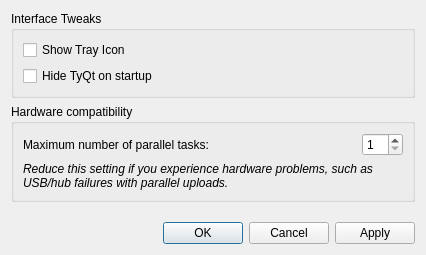
<?xml version="1.0" encoding="UTF-8"?>
<ui version="4.0">
 <class>PreferencesDialog</class>
 <widget class="QDialog" name="PreferencesDialog">
  <property name="geometry">
   <rect>
    <x>0</x>
    <y>0</y>
    <width>426</width>
    <height>255</height>
   </rect>
  </property>
  <property name="windowTitle">
   <string>TyQt Preferences</string>
  </property>
  <property name="windowIcon">
   <iconset resource="tyqt.qrc">
    <normaloff>:/tyqt</normaloff>:/tyqt</iconset>
  </property>
  <layout class="QVBoxLayout" name="verticalLayout">
   <item>
    <widget class="QGroupBox" name="groupBox_2">
     <property name="title">
      <string>Interface Tweaks</string>
     </property>
     <layout class="QVBoxLayout" name="verticalLayout_3">
      <item>
       <widget class="QCheckBox" name="showTrayIconCheck">
        <property name="text">
         <string>Show Tray Icon</string>
        </property>
       </widget>
      </item>
      <item>
       <widget class="QCheckBox" name="hideOnStartupCheck">
        <property name="text">
         <string>Hide TyQt on startup</string>
        </property>
       </widget>
      </item>
     </layout>
    </widget>
   </item>
   <item>
    <widget class="QGroupBox" name="groupBox">
     <property name="title">
      <string>Hardware compatibility</string>
     </property>
     <layout class="QVBoxLayout" name="verticalLayout_2">
      <item>
       <layout class="QHBoxLayout" name="horizontalLayout">
        <item>
         <widget class="QLabel" name="label">
          <property name="text">
           <string>Maximum number of parallel tasks:</string>
          </property>
         </widget>
        </item>
        <item>
         <spacer name="horizontalSpacer">
          <property name="orientation">
           <enum>Qt::Horizontal</enum>
          </property>
          <property name="sizeHint" stdset="0">
           <size>
            <width>40</width>
            <height>20</height>
           </size>
          </property>
         </spacer>
        </item>
        <item>
         <widget class="QSpinBox" name="maxTasksSpin">
          <property name="minimum">
           <number>1</number>
          </property>
          <property name="maximum">
           <number>32</number>
          </property>
         </widget>
        </item>
       </layout>
      </item>
      <item>
       <widget class="QLabel" name="label_2">
        <property name="font">
         <font>
          <italic>true</italic>
         </font>
        </property>
        <property name="text">
         <string>&lt;html&gt;&lt;head/&gt;&lt;body&gt;&lt;p&gt;Reduce this setting if you experience hardware problems, such as USB/hub failures with parallel uploads.&lt;/p&gt;&lt;/body&gt;&lt;/html&gt;</string>
        </property>
        <property name="wordWrap">
         <bool>true</bool>
        </property>
       </widget>
      </item>
     </layout>
    </widget>
   </item>
   <item>
    <spacer name="verticalSpacer">
     <property name="orientation">
      <enum>Qt::Vertical</enum>
     </property>
     <property name="sizeHint" stdset="0">
      <size>
       <width>20</width>
       <height>40</height>
      </size>
     </property>
    </spacer>
   </item>
   <item>
    <widget class="QDialogButtonBox" name="buttonBox">
     <property name="orientation">
      <enum>Qt::Horizontal</enum>
     </property>
     <property name="standardButtons">
      <set>QDialogButtonBox::Apply|QDialogButtonBox::Cancel|QDialogButtonBox::Ok</set>
     </property>
    </widget>
   </item>
  </layout>
 </widget>
 <resources>
  <include location="tyqt.qrc"/>
 </resources>
 <connections/>
</ui>
